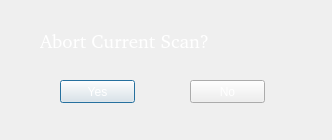
<?xml version="1.0" encoding="UTF-8"?>
<ui version="4.0">
 <class>AbortWarningDialog</class>
 <widget class="QDialog" name="AbortWarningDialog">
  <property name="geometry">
   <rect>
    <x>0</x>
    <y>0</y>
    <width>332</width>
    <height>140</height>
   </rect>
  </property>
  <property name="windowTitle">
   <string>Dialog</string>
  </property>
  <property name="styleSheet">
   <string notr="true">background-image: url(:/images/background.png);</string>
  </property>
  <widget class="QPushButton" name="pushButton">
   <property name="geometry">
    <rect>
     <x>60</x>
     <y>80</y>
     <width>75</width>
     <height>23</height>
    </rect>
   </property>
   <property name="styleSheet">
    <string notr="true">color: rgb(255, 255, 255);</string>
   </property>
   <property name="text">
    <string>Yes</string>
   </property>
  </widget>
  <widget class="QPushButton" name="pushButton_2">
   <property name="geometry">
    <rect>
     <x>190</x>
     <y>80</y>
     <width>75</width>
     <height>23</height>
    </rect>
   </property>
   <property name="styleSheet">
    <string notr="true">color: rgb(255, 255, 255);</string>
   </property>
   <property name="text">
    <string>No</string>
   </property>
  </widget>
  <widget class="QLabel" name="label">
   <property name="geometry">
    <rect>
     <x>40</x>
     <y>30</y>
     <width>271</width>
     <height>21</height>
    </rect>
   </property>
   <property name="font">
    <font>
     <family>a•space</family>
     <pointsize>14</pointsize>
     <weight>50</weight>
     <italic>false</italic>
     <bold>false</bold>
    </font>
   </property>
   <property name="styleSheet">
    <string notr="true">color: rgb(255, 255, 255);
font: 14pt &quot;a•space&quot;;</string>
   </property>
   <property name="text">
    <string>Abort Current Scan?</string>
   </property>
  </widget>
 </widget>
 <resources/>
 <connections/>
</ui>
